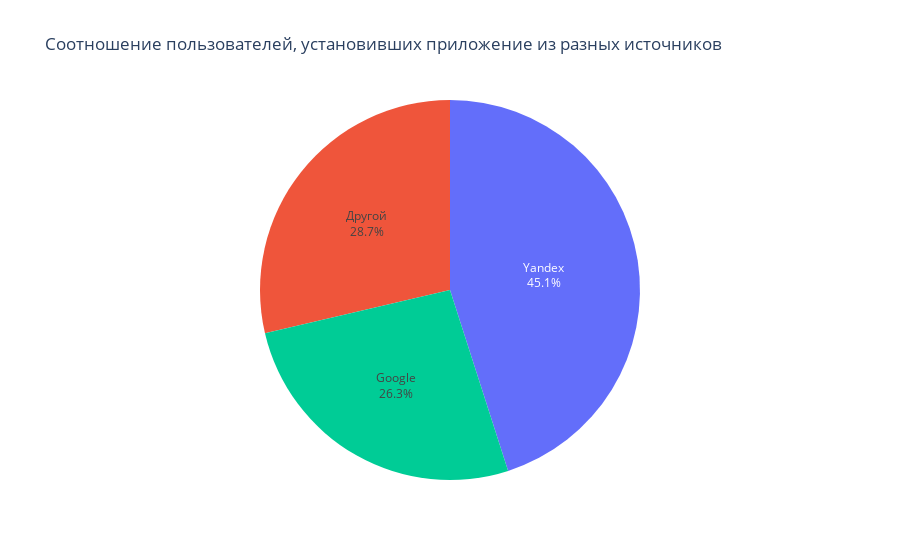

Notebook code for this chart:
### Markdown cell above
#### Опишем соотношение пользователей, установивших приложение из разных источников

### Code cell
users_yandex = df[df['source'] == 'yandex']['user_id'].nunique()
users_google = df[df['source'] == 'google']['user_id'].nunique()
users_other = df[df['source'] == 'other']['user_id'].nunique()

fig = go.Figure(data=[go.Pie(labels=['Yandex', 'Google', 'Другой'], 
                             values=[users_yandex, users_google, users_other], 
                             textinfo='label+percent')])
fig.update_layout(title_text = 'Соотношение пользователей, установивших приложение из разных источников', 
                  showlegend = False)
fig.show()

### Figure 1 — Plotly figure (JSON) as saved in the notebook; plotly's stock layout.template omitted (floating-point values rounded to 4 significant figures)
{"data": [{"labels": ["Yandex", "Google", "Другой"], "textinfo": "label+percent", "type": "pie", "values": [1934, 1129, 1230]}], "layout": {"showlegend": false, "title": {"text": "Соотношение пользователей, установивших приложение из разных источников"}}}
